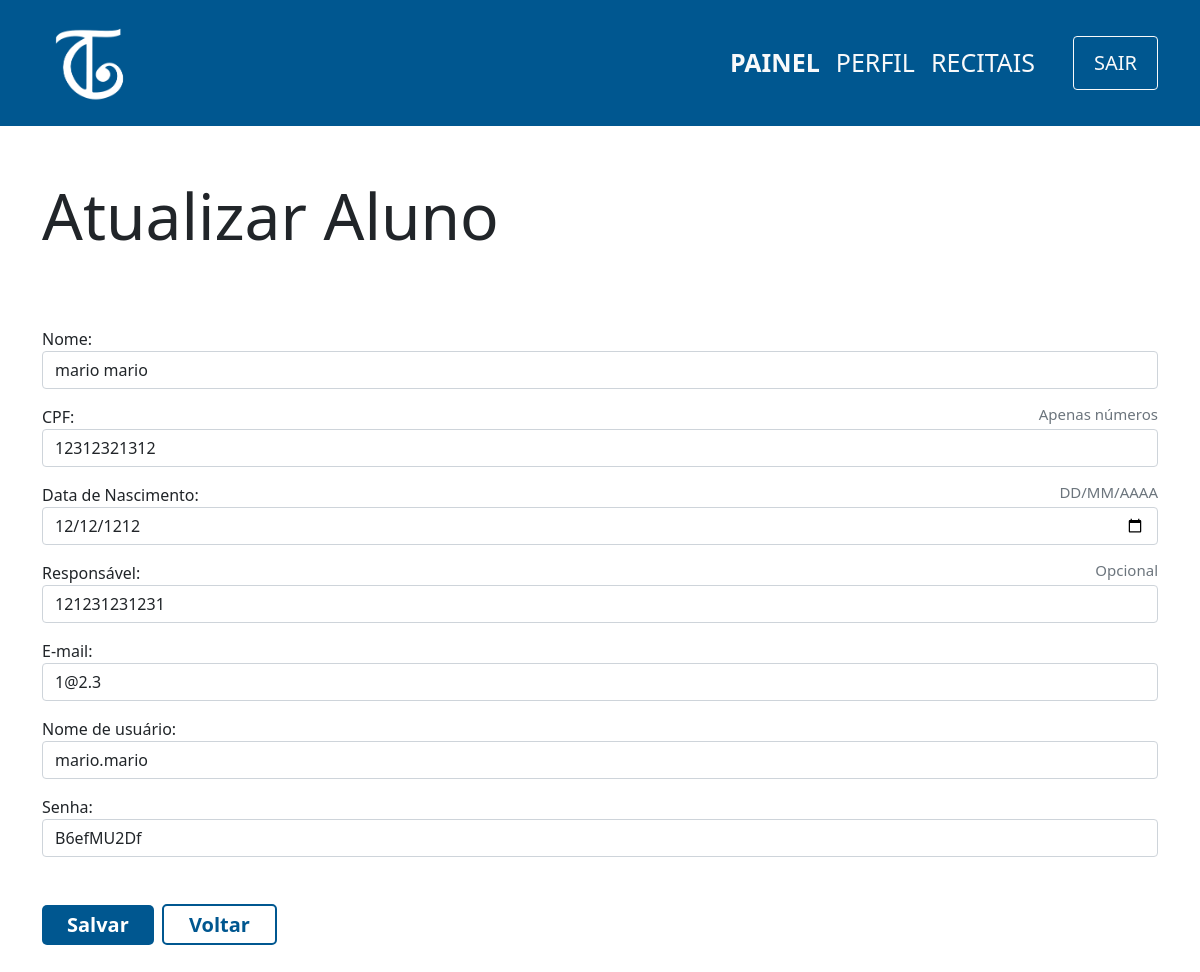
The page /view/aluno/edit.php?id=3 (signed in) on the database as committed earlier.
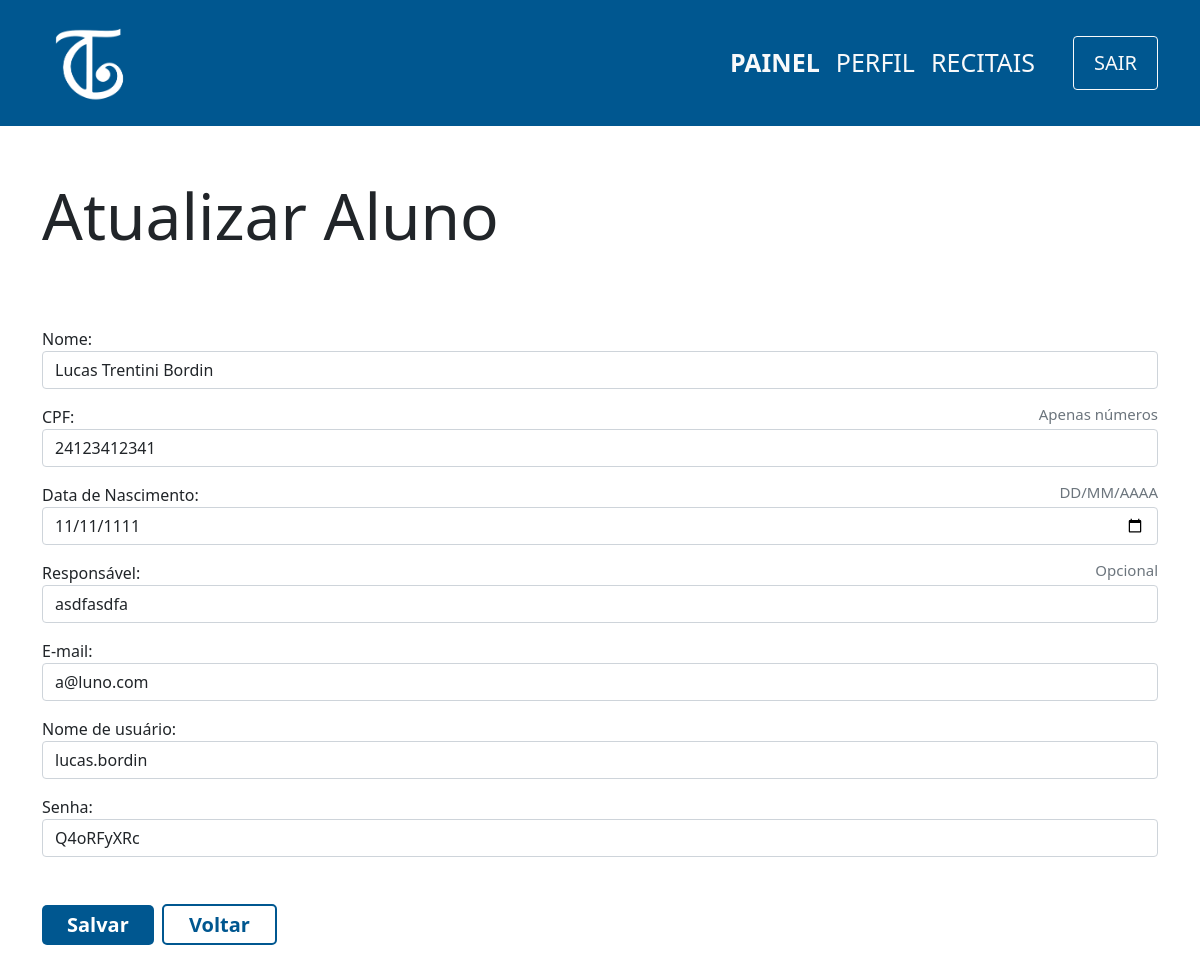
The same page on the database as committed later.
### tables this page shows
CREATE TABLE aluno(
                id INTEGER PRIMARY KEY,
                cpf varchar(11) not null,
                nome varchar(100) not null,
                username varchar(100) UNIQUE not null,
                responsavel varchar(100),
                data_nasc date not null,
                senha varchar(100) not null,
                email varchar(100) UNIQUE not null                    
            );

### controller/aluno/edit.php (called while the page is built)
<?php
    require '../../db/connection.php';
    if(isset($_GET['id'])){
        $id = $_GET['id'];
        try {
            $sql=$db->prepare('SELECT * FROM aluno WHERE id=:id');
            $sql->bindParam(':id',$id);
            $sql->execute();
            $aluno=$sql->fetch();
        } catch (PDOException $e) {
            echo 'Erro ao executar comando no banco de dados: ' . $e->getMessage();
            exit();
        }
    } else {
        header('Location:../../view/aluno/index.php');
    }
?>

### view/aluno/edit.php (the view, shortened to what this page needs)
<?php
    include '../../layouts/navbar.php';
    include '../../controller/aluno/edit.php';
?>
<div class="container">
    <div class="row mt-5">
        <h1 class="mt-1 display-3">Atualizar Aluno</h1>
        <form class="mt-5" action="../../controller/aluno/update.php" method="POST">
            <?php
            echo '
                <div class="form-group mt-3">
                    <label for="nome">Nome: </label>
                    <input type="text" class="form-control" id="nome" name="nome" value="'.$aluno['nome'].'" required placeholder="Nome do Aluno">
                </div>
                <div class="form-group mt-3">
                <label for="cpf" class="d-flex justify-content-between">
                    <span>CPF:</span>
                    <span class="text-muted display-3" style="font-size:15px;">Apenas números</span>
                    </label>
                    <input type="text" class="form-control" id="cpf" name="cpf" minlength="11" maxlength="11" value="'.$aluno['cpf'].'" required placeholder="00000000000">
                </div>
                <div class="form-group mt-3">
                    <label for="dataNasc" class="d-flex justify-content-between">
                    <span>Data de Nascimento:</span>
                    <span class="text-muted display-3" style="font-size:15px;">DD/MM/AAAA</span>
                    </label>
                    <input type="date" class="form-control" id="dataNasc" name="dataNasc" value="'.$aluno['data_nasc'].'" required>
                </div>
                <div class="form-group mt-3">
                    <label for="responsavel" class="d-flex justify-content-between">
                    <span>Responsável:</span>
                    <span class="text-muted display-3" style="font-size:15px;">Opcional</span>
                    </label>
                    <input type="text" class="form-control" id="responsavel" name="responsavel" value="'.$aluno['responsavel'].'" placeholder="Nome do Responsável">
                </div>
                <div class="form-group mt-3">
                    <label for="email">E-mail:</label>
                    <input type="email" class="form-control" id="email" name="email" value="'.$aluno['email'].'" placeholder="exemplo@email.com">
                </div>
                <div class="form-group mt-3">
                    <label for="username">Nome de usuário:</label>
                    <input type="text" class="form-control" id="username" name="username" value="'.$aluno['username'].'" placeholder="Nome de usuário">
                </div>
                <div class="form-group mt-3">
                    <label for="senha">Senha:</label>
                    <input type="text" class="form-control" id="senha" name="senha" placeholder="Nova Senha" value="'.$aluno['senha'].'" required>
                </div>
                <input type="hidden" class="form-control" id="id" name="id" value="'.$aluno['id'].'">
                <div class=" mt-5 mb-5">
                    <button type="submit" class="btn-principal">Salvar</button>
                    <span class="btn-secundario mx-1">
                        <a href="index.php" style="text-decoration:none;color:#005790">Voltar</a>
                    </span>
                </div>
                ';
            ?>
        </form>
    </div>
</div>

Rows that differ between the two databases and show on the page:
changed aluno: nome "mario mario" → "Lucas Trentini Bordin"; cpf "12312321312" → "24123412341"; dataNasc "12/12/1212" → "11/11/1111"; responsavel "121231231231" → "asdfasdfa"; email "1@2.3" → "a@luno.com"; username "mario.mario" → "lucas.bordin"; senha "B6efMU2Df" → "Q4oRFyXRc"
